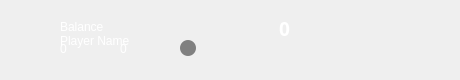
<?xml version="1.0" encoding="UTF-8"?>
<ui version="4.0">
 <class>PlayerInfo</class>
 <widget class="QWidget" name="PlayerInfo">
  <property name="geometry">
   <rect>
    <x>0</x>
    <y>0</y>
    <width>460</width>
    <height>80</height>
   </rect>
  </property>
  <property name="windowTitle">
   <string>Form</string>
  </property>
  <widget class="QWidget" name="widgetAllies">
   <property name="geometry">
    <rect>
     <x>0</x>
     <y>0</y>
     <width>230</width>
     <height>80</height>
    </rect>
   </property>
  </widget>
  <widget class="QWidget" name="widgetEnemies">
   <property name="geometry">
    <rect>
     <x>230</x>
     <y>0</y>
     <width>230</width>
     <height>80</height>
    </rect>
   </property>
  </widget>
  <widget class="QLabel" name="lb_playerName">
   <property name="geometry">
    <rect>
     <x>60</x>
     <y>18</y>
     <width>231</width>
     <height>46</height>
    </rect>
   </property>
   <property name="text">
    <string>&lt;html&gt;&lt;head/&gt;&lt;body&gt;&lt;p&gt;&lt;span style=&quot; color:#ffffff;&quot;&gt;Player Name&lt;/span&gt;&lt;/p&gt;&lt;/body&gt;&lt;/html&gt;</string>
   </property>
   <property name="alignment">
    <set>Qt::AlignLeft|Qt::AlignVCenter</set>
   </property>
  </widget>
  <widget class="QLabel" name="lb_balance">
   <property name="geometry">
    <rect>
     <x>60</x>
     <y>18</y>
     <width>61</width>
     <height>18</height>
    </rect>
   </property>
   <property name="text">
    <string>&lt;html&gt;&lt;head/&gt;&lt;body&gt;&lt;p&gt;&lt;span style=&quot; color:#ffffff;&quot;&gt;Balance&lt;/span&gt;&lt;/p&gt;&lt;/body&gt;&lt;/html&gt;</string>
   </property>
  </widget>
  <widget class="QLabel" name="lb_kills">
   <property name="geometry">
    <rect>
     <x>60</x>
     <y>40</y>
     <width>61</width>
     <height>18</height>
    </rect>
   </property>
   <property name="text">
    <string>&lt;html&gt;&lt;head/&gt;&lt;body&gt;&lt;p&gt;&lt;span style=&quot; color:#ffffff;&quot;&gt;0&lt;/span&gt;&lt;/p&gt;&lt;/body&gt;&lt;/html&gt;</string>
   </property>
  </widget>
  <widget class="QLabel" name="lb_alive">
   <property name="geometry">
    <rect>
     <x>120</x>
     <y>40</y>
     <width>61</width>
     <height>18</height>
    </rect>
   </property>
   <property name="text">
    <string>&lt;html&gt;&lt;head/&gt;&lt;body&gt;&lt;p&gt;&lt;span style=&quot; color:#ffffff;&quot;&gt;0&lt;/span&gt;&lt;/p&gt;&lt;/body&gt;&lt;/html&gt;</string>
   </property>
  </widget>
  <widget class="QLabel" name="lb_power">
   <property name="geometry">
    <rect>
     <x>180</x>
     <y>40</y>
     <width>16</width>
     <height>16</height>
    </rect>
   </property>
   <property name="minimumSize">
    <size>
     <width>16</width>
     <height>16</height>
    </size>
   </property>
   <property name="maximumSize">
    <size>
     <width>16</width>
     <height>16</height>
    </size>
   </property>
   <property name="styleSheet">
    <string notr="true">background-color: grey;
border-radius: 8px;</string>
   </property>
   <property name="text">
    <string/>
   </property>
  </widget>
  <widget class="QLabel" name="lb_score">
   <property name="geometry">
    <rect>
     <x>250</x>
     <y>13</y>
     <width>40</width>
     <height>30</height>
    </rect>
   </property>
   <property name="font">
    <font>
     <family>OPlusSans 3.0 Bold</family>
     <pointsize>14</pointsize>
     <bold>true</bold>
    </font>
   </property>
   <property name="styleSheet">
    <string notr="true">color: #ffffff;</string>
   </property>
   <property name="text">
    <string>0</string>
   </property>
   <property name="alignment">
    <set>Qt::AlignRight|Qt::AlignVCenter</set>
   </property>
  </widget>
  <widget class="QLabel" name="lb_avatar">
   <property name="geometry">
    <rect>
     <x>10</x>
     <y>15</y>
     <width>40</width>
     <height>40</height>
    </rect>
   </property>
   <property name="minimumSize">
    <size>
     <width>40</width>
     <height>40</height>
    </size>
   </property>
   <property name="maximumSize">
    <size>
     <width>49</width>
     <height>49</height>
    </size>
   </property>
   <property name="styleSheet">
    <string notr="true">border-radius: 20px;</string>
   </property>
   <property name="text">
    <string/>
   </property>
   <property name="scaledContents">
    <bool>true</bool>
   </property>
  </widget>
 </widget>
 <resources>
  <include location="resources.qrc"/>
 </resources>
 <connections/>
</ui>
